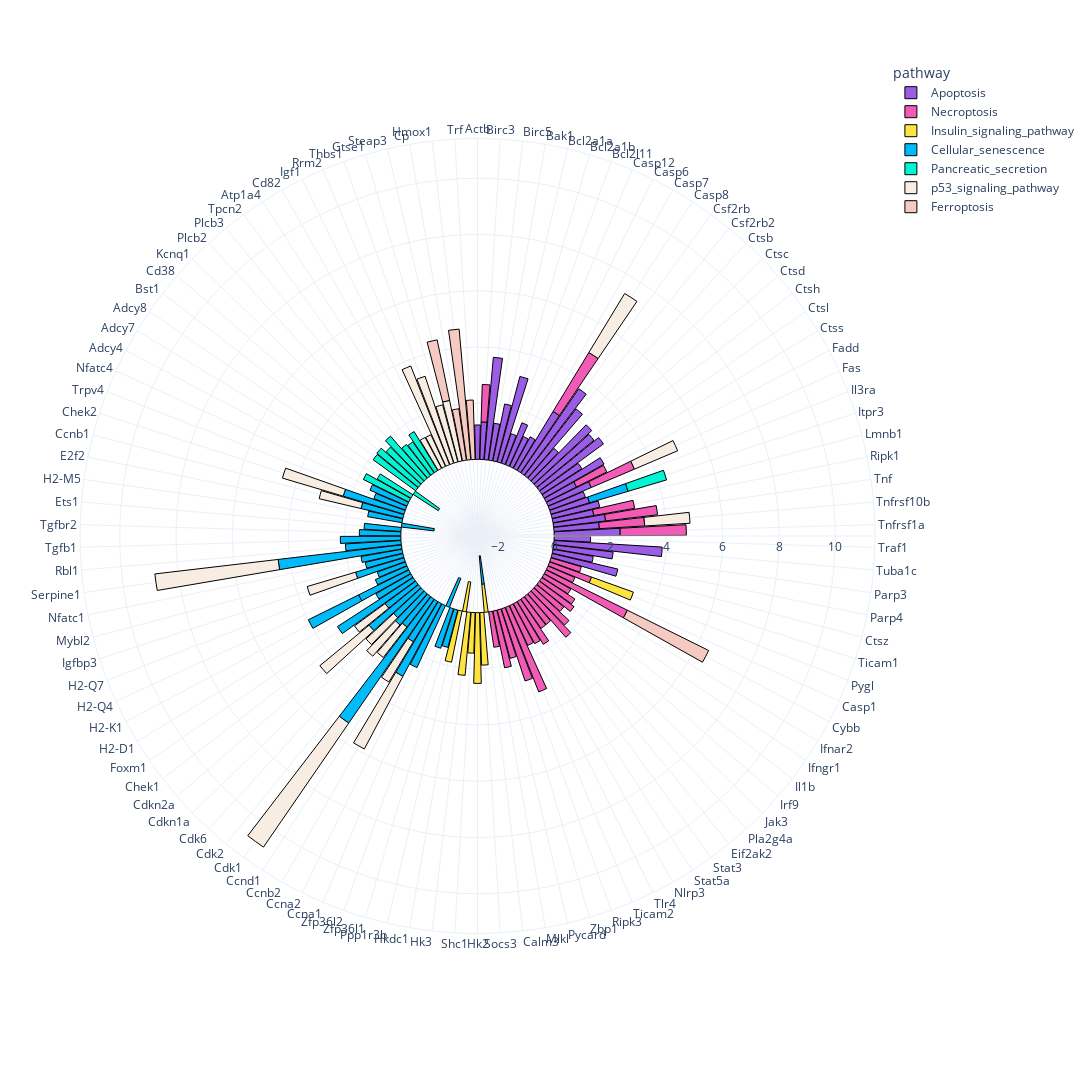

Notebook cell for this chart:
### Code cell
make_polar_plot(combinedDf)

### Figure 1 — Plotly figure (JSON) as saved in the notebook; plotly's stock layout.template omitted (floating-point values rounded to 4 significant figures)
{"data": [{"hovertemplate": "pathway=Apoptosis<br>log2(FC)=%{r}<br>Gene name=%{theta}<extra></extra>", "legendgroup": "Apoptosis", "marker": {"color": "#9B5DE5", "line": {"color": "black", "width": 1}, "pattern": {"shape": ""}}, "name": "Apoptosis", "r": [1.224, 1.334, 3.654, 1.327, 2.068, 3.146, 1.104, 1.6, 1.169, 1.268, 2.455, 3.632, 2.994, 1.411, 2.804, 2.639, 2.824, 1.692, 2.451, 1.205, 1.671, 1.353, 1.43, 1.742, 1.475, 1.861, 1.616, 2.352, 1.296, 3.857, 2.132, 1.456, 2.402], "showlegend": true, "subplot": "polar", "theta": ["Actb", "Birc3", "Birc5", "Bak1", "Bcl2a1a", "Bcl2a1b", "Bcl2l11", "Casp12", "Casp6", "Casp7", "Casp8", "Csf2rb", "Csf2rb2", "Ctsb", "Ctsc", "Ctsd", "Ctsh", "Ctsl", "Ctss", "Fadd", "Fas", "Il3ra", "Itpr3", "Lmnb1", "Ripk1", "Tnf", "Tnfrsf10b", "Tnfrsf1a", "Traf1", "Tuba1c", "Parp3", "Parp4", "Ctsz"], "type": "barpolar"}, {"hovertemplate": "pathway=Necroptosis<br>log2(FC)=%{r}<br>Gene name=%{theta}<extra></extra>", "legendgroup": "Necroptosis", "marker": {"color": "#F15BB5", "line": {"color": "black", "width": 1}, "pattern": {"shape": ""}}, "name": "Necroptosis", "r": [1.126, 1.584, 1.334, 1.04, 2.455, 3.226, 1.205, 1.671, 1.092, 1.401, 1.529, 1.249, 1.706, 2.053, 1.257, 1.475, 1.262, 1.782, 1.61, 1.556, 1.861, 1.616, 2.352, 3.232, 2.703, 1.78, 2.062, 1.275], "showlegend": true, "subplot": "polar", "theta": ["Ticam1", "Pygl", "Birc3", "Casp1", "Casp8", "Cybb", "Fadd", "Fas", "Ifnar2", "Ifngr1", "Il1b", "Irf9", "Jak3", "Pla2g4a", "Eif2ak2", "Ripk1", "Stat3", "Stat5a", "Nlrp3", "Tlr4", "Tnf", "Tnfrsf10b", "Tnfrsf1a", "Ticam2", "Ripk3", "Zbp1", "Pycard", "Mlkl"], "type": "barpolar"}, {"hovertemplate": "pathway=Insulin_signaling_pathway<br>log2(FC)=%{r}<br>Gene name=%{theta}<extra></extra>", "legendgroup": "Insulin_signaling_pathway", "marker": {"color": "#FEE440", "line": {"color": "black", "width": 1}, "pattern": {"shape": ""}}, "name": "Insulin_signaling_pathway", "r": [1.584, -1.01, 1.871, 2.517, 1.444, 2.252, -1.075, 1.857], "showlegend": true, "subplot": "polar", "theta": ["Pygl", "Calm3", "Socs3", "Hk2", "Shc1", "Hk3", "Hkdc1", "Ppp1r3b"], "type": "barpolar"}, {"hovertemplate": "pathway=Cellular_senescence<br>log2(FC)=%{r}<br>Gene name=%{theta}<extra></extra>", "legendgroup": "Cellular_senescence", "marker": {"color": "#00BBF9", "line": {"color": "black", "width": 1}, "pattern": {"shape": ""}}, "name": "Cellular_senescence", "r": [1.374, 1.478, -1.01, -1.106, 2.426, 2.926, 1.675, 5.354, 1.372, 1.472, 1.336, 2.268, 1.346, 3.205, 1.436, 1.994, 1.225, 1.063, 1.797, 1.43, 1.377, 1.482, 4.415, 1.982, 2.155, 1.478, 1.315, -1.169, 1.24, 1.53, 2.256, 1.994, 1.192, 1.432], "showlegend": true, "subplot": "polar", "theta": ["Zfp36l1", "Zfp36l2", "Calm3", "Ccna1", "Ccna2", "Ccnb2", "Ccnd1", "Cdk1", "Cdk2", "Cdk6", "Cdkn1a", "Cdkn2a", "Chek1", "Foxm1", "H2-D1", "H2-K1", "H2-Q4", "H2-Q7", "Igfbp3", "Itpr3", "Mybl2", "Nfatc1", "Serpine1", "Rbl1", "Tgfb1", "Tgfbr2", "Ets1", "H2-M5", "E2f2", "Ccnb1", "Chek2", "H2-K1", "Trpv4", "Nfatc4"], "type": "barpolar"}, {"hovertemplate": "pathway=Pancreatic_secretion<br>log2(FC)=%{r}<br>Gene name=%{theta}<extra></extra>", "legendgroup": "Pancreatic_secretion", "marker": {"color": "#00F5D4", "line": {"color": "black", "width": 1}, "pattern": {"shape": ""}}, "name": "Pancreatic_secretion", "r": [1.805, 1.378, -1.064, 1.873, 1.911, 1.43, 1.698, 1.984, 1.397, 1.336, 1.62], "showlegend": true, "subplot": "polar", "theta": ["Adcy4", "Adcy7", "Adcy8", "Bst1", "Cd38", "Itpr3", "Kcnq1", "Plcb2", "Plcb3", "Tpcn2", "Atp1a4"], "type": "barpolar"}, {"hovertemplate": "pathway=p53_signaling_pathway<br>log2(FC)=%{r}<br>Gene name=%{theta}<extra></extra>", "legendgroup": "p53_signaling_pathway", "marker": {"color": "#F7EDE2", "line": {"color": "black", "width": 1}, "pattern": {"shape": ""}}, "name": "p53_signaling_pathway", "r": [2.455, 2.926, 1.675, 1.246, 5.354, 1.372, 1.472, 1.336, 2.268, 1.346, 1.671, 1.238, 1.797, 4.415, 3.771, 3.254, 1.616, 1.53, 2.104, 2.256, 2.199], "showlegend": true, "subplot": "polar", "theta": ["Casp8", "Ccnb2", "Ccnd1", "Cd82", "Cdk1", "Cdk2", "Cdk6", "Cdkn1a", "Cdkn2a", "Chek1", "Fas", "Igf1", "Igfbp3", "Serpine1", "Rrm2", "Thbs1", "Tnfrsf10b", "Ccnb1", "Gtse1", "Chek2", "Steap3"], "type": "barpolar"}, {"hovertemplate": "pathway=Ferroptosis<br>log2(FC)=%{r}<br>Gene name=%{theta}<extra></extra>", "legendgroup": "Ferroptosis", "marker": {"color": "#F5CAC3", "line": {"color": "black", "width": 1}, "pattern": {"shape": ""}}, "name": "Ferroptosis", "r": [1.849, 3.226, 4.663, 2.114, 2.199], "showlegend": true, "subplot": "polar", "theta": ["Cp", "Cybb", "Hmox1", "Trf", "Steap3"], "type": "barpolar"}], "layout": {"barmode": "relative", "height": 1200, "legend": {"title": {"text": "pathway"}, "tracegroupgap": 0}, "margin": {"t": 60}, "polar": {"angularaxis": {"direction": "clockwise", "rotation": 90}, "domain": {"x": [0, 1], "y": [0, 1]}}, "showlegend": true, "width": 1200}}
